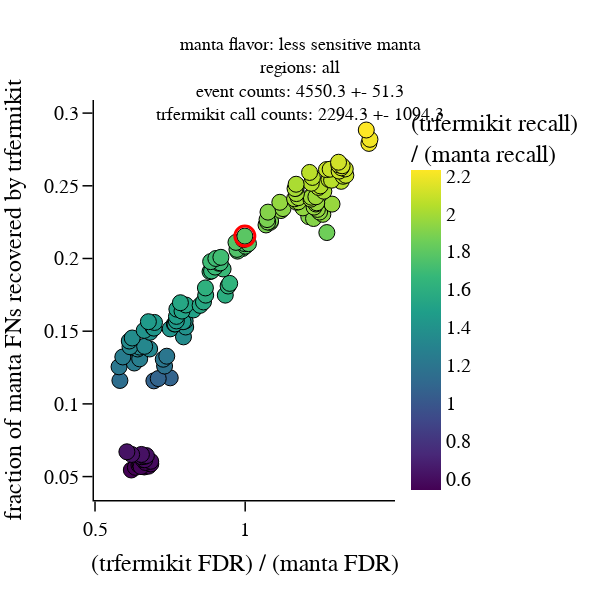
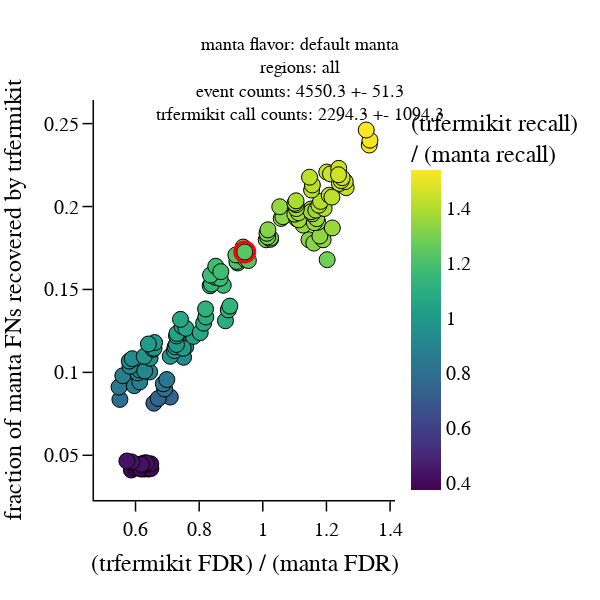

Notebook source saved alongside these figures, in order:
### Code cell
def get_marker_extra(color, title): 
    return dict(
        color=color,
        colorscale='Viridis',
        showscale=True,
        colorbar=dict(title=dict(text=title)) # https://github.com/plotly/plotly.js/issues/1244
    )
    
def get_marker(color, title): 
    return {**get_marker_core('circle'), **get_marker_extra(color, title)}

def plot_manta_complementarity_flavor(svtype, manta_flavor, manta_flavor_name, regions): 
    normalized_trfermikit_FDRs, fractions_of_manta_FN, configs = get_normalizedTrfermikitFDRs_mantaFractions_configs(
        svtype, 
        manta_flavor,
        regions
    )
    trfermikit_TPRs, trfermikit_FDRs, _ = get_TPRs_FDRs_configs(trfermikit_flavor, svtype, regions) 
    normalized_trfermikit_TPRs = get_normalized_trfermikit_TPRs(manta_flavor, svtype, regions)

    trfermikit_TPRs, \
    trfermikit_FDRs, \
    normalized_trfermikit_TPRs, \
    normalized_trfermikit_FDRs, \
    fractions_of_manta_FN, \
    configs = \
        tuple(zip(*sorted(zip(
            trfermikit_TPRs,
            trfermikit_FDRs,
            normalized_trfermikit_TPRs, 
            normalized_trfermikit_FDRs, 
            fractions_of_manta_FN, 
            configs
        ))))
    
    fig = go.Figure(data=go.Scatter(
        x=normalized_trfermikit_FDRs,
        y=fractions_of_manta_FN,
        mode='markers',
        showlegend=False,     
        marker=get_marker(color=normalized_trfermikit_TPRs, title='(trfermikit recall)<br>/ (manta recall)'),
    ))
    update_axes(fig, 'x', '(trfermikit FDR) / (manta FDR)') 
    update_axes(fig, 'y', 'fraction of manta FNs recovered by trfermikit') 
    fig.update_layout(
        title=dict(
            text='manta flavor: {}<br>regions: {}<br>{}'.format(
                manta_flavor_name,
                regions,
                get_event_call_stats('trfermikit', trfermikit_flavor, svtype, regions)
            ), 
            x=0.5,
            font=get_font(18)
        ),
        plot_bgcolor='white',
        font=get_font(),
        width=600,
        height=600,
        margin=dict(
            l=50,
            r=50,
            b=100,
            t=100,
            pad=0
        ),        
    )    
     
    if svtype == 'DEL':
        trfermikit_operating_point_index = compute_operating_point(
            trfermikit_FDRs, 
            trfermikit_TPRs, 
            svtype,
            regions
        )        
        fig.add_trace(go.Scatter(
            x=[normalized_trfermikit_FDRs[trfermikit_operating_point_index]], 
            y=[fractions_of_manta_FN[trfermikit_operating_point_index]],
            mode='markers',
            marker=get_marker_core('circle-open', size=20, linewidth=3, color='red'),
            showlegend=False
        ))    
        
    write(
        fig, 
        sub_directory='manta_complementarity', 
        filename='{}-{}-{}'.format(svtype, manta_flavor, get_regions_tag(regions)),
        data=[
            {
                'trfermikit_TPR': trfermikit_TPR, 
                'trfermikit_FDR': trfermikit_FDR,
                'normalized_trfermikit_TPR': normalized_trfermikit_TPR,
                'normalized_trfermikit_FDR': normalized_trfermikit_FDR,
                'fraction_of_manta_FN': fraction_of_manta_FN,
                'config': config
            }
            for (
                    trfermikit_TPR, 
                    trfermikit_FDR, 
                    normalized_trfermikit_TPR, 
                    normalized_trfermikit_FDR, 
                    fraction_of_manta_FN, 
                    config
                )
                in zip(
                    trfermikit_TPRs, 
                    trfermikit_FDRs,
                    normalized_trfermikit_TPRs, 
                    normalized_trfermikit_FDRs, 
                    fractions_of_manta_FN, 
                    configs
                )
        ]
    )
        
    fig.show()


def plot_manta_complementarity(svtype, regions):
    for manta_flavor, manta_flavor_name in zip(manta_flavors, manta_flavors_names): 
        plot_manta_complementarity_flavor(
            svtype, 
            manta_flavor,
            manta_flavor_name,
            regions
        )
        
plot_manta_complementarity('DEL', 'all')

### Figure 1 — Plotly figure (JSON) as saved in the notebook; plotly's stock layout.template omitted (floating-point values rounded to 4 significant figures; data arrays with more than 128 entries replaced by an {"elided": "..."} marker saying what was removed)
{"data": [{"marker": {"color": {"elided": "135 float values"}, "colorbar": {"title": {"text": "(trfermikit recall)<br>/ (manta recall)"}}, "colorscale": [[0, "#440154"], [0.1111, "#482878"], [0.2222, "#3e4989"], [0.3333, "#31688e"], [0.4444, "#26828e"], [0.5556, "#1f9e89"], [0.6667, "#35b779"], [0.7778, "#6ece58"], [0.8889, "#b5de2b"], [1, "#fde725"]], "line": {"color": "black", "width": 1}, "showscale": true, "size": 16, "symbol": "circle"}, "mode": "markers", "showlegend": false, "type": "scatter", "x": {"elided": "135 float values"}, "y": {"elided": "135 float values"}}, {"marker": {"color": "red", "line": {"color": "black", "width": 3}, "size": 20, "symbol": "circle-open"}, "mode": "markers", "showlegend": false, "type": "scatter", "x": [0.9989], "y": [0.2154]}], "layout": {"font": {"color": "black", "family": "Arial", "size": 20}, "height": 600, "margin": {"b": 100, "l": 50, "pad": 0, "r": 50, "t": 100}, "plot_bgcolor": "white", "title": {"font": {"color": "black", "family": "Arial", "size": 18}, "text": "manta flavor: less sensitive manta<br>regions: all<br>event counts: 4550.3 +- 51.3<br>trfermikit call counts: 2294.3 +- 1094.3", "x": 0.5}, "width": 600, "xaxis": {"linecolor": "black", "linewidth": 1.5, "showgrid": false, "showline": true, "tickcolor": "black", "ticklen": 10, "ticks": "outside", "tickwidth": 1.5, "title": {"text": "(trfermikit FDR) / (manta FDR)"}}, "yaxis": {"linecolor": "black", "linewidth": 1.5, "showgrid": false, "showline": true, "tickcolor": "black", "ticklen": 10, "ticks": "outside", "tickwidth": 1.5, "title": {"text": "fraction of manta FNs recovered by trfermikit"}}}}

### Figure 2 — Plotly figure (JSON) as saved in the notebook; plotly's stock layout.template omitted (floating-point values rounded to 4 significant figures; data arrays with more than 128 entries replaced by an {"elided": "..."} marker saying what was removed)
{"data": [{"marker": {"color": {"elided": "135 float values"}, "colorbar": {"title": {"text": "(trfermikit recall)<br>/ (manta recall)"}}, "colorscale": [[0, "#440154"], [0.1111, "#482878"], [0.2222, "#3e4989"], [0.3333, "#31688e"], [0.4444, "#26828e"], [0.5556, "#1f9e89"], [0.6667, "#35b779"], [0.7778, "#6ece58"], [0.8889, "#b5de2b"], [1, "#fde725"]], "line": {"color": "black", "width": 1}, "showscale": true, "size": 16, "symbol": "circle"}, "mode": "markers", "showlegend": false, "type": "scatter", "x": {"elided": "135 float values"}, "y": {"elided": "135 float values"}}, {"marker": {"color": "red", "line": {"color": "black", "width": 3}, "size": 20, "symbol": "circle-open"}, "mode": "markers", "showlegend": false, "type": "scatter", "x": [0.9433], "y": [0.1726]}], "layout": {"font": {"color": "black", "family": "Arial", "size": 20}, "height": 600, "margin": {"b": 100, "l": 50, "pad": 0, "r": 50, "t": 100}, "plot_bgcolor": "white", "title": {"font": {"color": "black", "family": "Arial", "size": 18}, "text": "manta flavor: default manta<br>regions: all<br>event counts: 4550.3 +- 51.3<br>trfermikit call counts: 2294.3 +- 1094.3", "x": 0.5}, "width": 600, "xaxis": {"linecolor": "black", "linewidth": 1.5, "showgrid": false, "showline": true, "tickcolor": "black", "ticklen": 10, "ticks": "outside", "tickwidth": 1.5, "title": {"text": "(trfermikit FDR) / (manta FDR)"}}, "yaxis": {"linecolor": "black", "linewidth": 1.5, "showgrid": false, "showline": true, "tickcolor": "black", "ticklen": 10, "ticks": "outside", "tickwidth": 1.5, "title": {"text": "fraction of manta FNs recovered by trfermikit"}}}}
